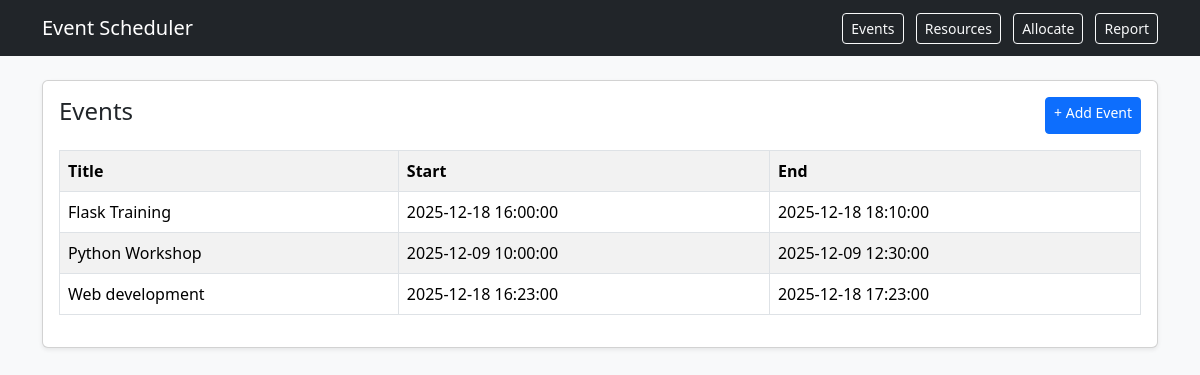
The app's page /events with its own data.
### models.py (models this page shows)
class Event(db.Model):
    id = db.Column(db.Integer, primary_key=True)
    title = db.Column(db.String(100))
    start_time = db.Column(db.DateTime)
    end_time = db.Column(db.DateTime)
    description = db.Column(db.String(255))

### app.py (the view)
@app.route('/events')
def events():
    return render_template('events.html', events=Event.query.all())

### templates/events.html
{% extends 'base.html' %}
{% block content %}
<div class="card shadow-sm">
  <div class="card-body">
    <div class="d-flex justify-content-between mb-3">
      <h4>Events</h4>
      <a href="/event/new" class="btn btn-primary btn-sm">+ Add Event</a>
    </div>
    <table class="table table-bordered table-striped">
      <tr>
        <th>Title</th>
        <th>Start</th>
        <th>End</th>
      </tr>
      {% for e in events %}
      <tr>
        <td>{{ e.title }}</td>
        <td>{{ e.start_time }}</td>
        <td>{{ e.end_time }}</td>
      </tr>
      {% endfor %}
    </table>
  </div>
</div>
{% endblock %}

### records on screen
Event: title "Flask Training", start_time "2025-12-18 16:00:00", end_time "2025-12-18 18:10:00"
Event: title "Python Workshop", start_time "2025-12-09 10:00:00", end_time "2025-12-09 12:30:00"
Event: title "Web development", start_time "2025-12-18 16:23:00", end_time "2025-12-18 17:23:00"
